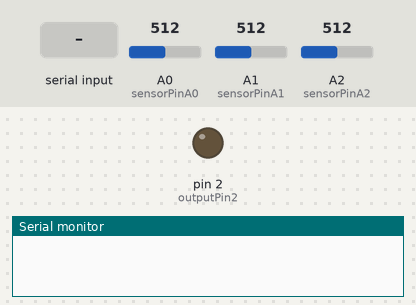
The sketch below on a simulated Arduino Uno, built with avr-gcc and run on an emulated ATmega328P. Parts: output pins drawn as LEDs (lit = HIGH), the last lines printed to the serial monitor. The inputs (shaded band) are chosen by the test bench; at power-on: A0 (sensorPinA0) = 512, A1 (sensorPinA1) = 512, A2 (sensorPinA2) = 512.

Above: at 1.2 s.
1.3 s: "1" received over Serial
At 2.1 s:
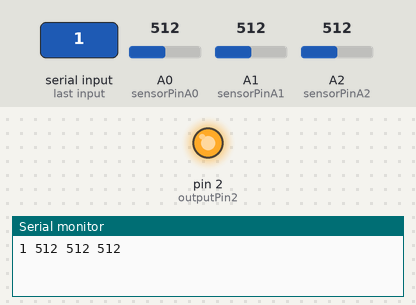
2.8 s: "0" received over Serial
At 3.2 s:
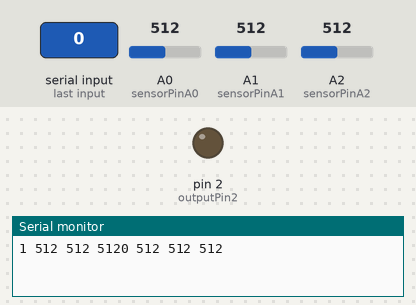
Timing chart, 0 to 5.8 s (numbered marks = the images above; inputs shaded):
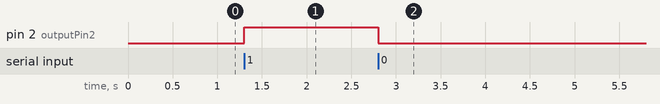

Measured:
- after the input at 1.3 s, pin 2 (outputPin2): LOW → HIGH at once
- after the input at 2.8 s, pin 2 (outputPin2): HIGH → LOW at once

The sketch:

RCcircuit.ino
```cpp
const int sensorPinA0 = A0;                  //positive pole of R1
const int sensorPinA1 = A1;                  //positive pole of R2
const int sensorPinA2 = A2;                  //positive pole of C1
const int outputPin2 = 2;                    //use pin 2 from Arduino
int incomingByte = 0;                        //keyboard input

void setup() {
  Serial.begin(9600);
  pinMode(outputPin2, OUTPUT);
  digitalWrite(outputPin2, LOW);

}

void loop() {
  if (Serial.available() > 0) {
    incomingByte = Serial.read();

    switch (incomingByte) {
      case '1':
        digitalWrite(outputPin2, HIGH);                //switch on the circuit
        Serial.print("1");                             //print switch value
        Serial.print(" ");                             //print space as a separator
        break;

      case '0':
        digitalWrite(outputPin2, LOW);                 //switch off
        Serial.print("0");
        Serial.print(" ");
        break;

    }
   int sensorValA0 = analogRead(sensorPinA0);
   int sensorValA1 = analogRead(sensorPinA1);
   int sensorValA2 = analogRead(sensorPinA2);
   Serial.print(sensorValA0);
   Serial.print(" ");
   Serial.print(sensorValA1);
   Serial.print(" ");
   Serial.print(sensorValA2);
   delay(1);
  }
}
```
